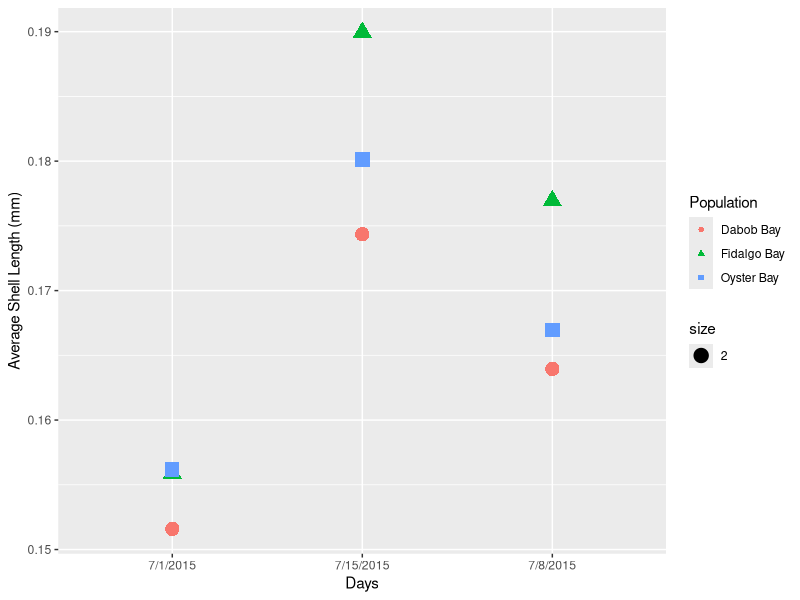

Reproduce this figure in R.
## ---- chunk 1
library(dplyr)
library(ggplot2)
## ---- chunk 2

PS_larvae <- read.csv("../raw_data/Copy of PS_Larvae.csv")
oyster_tile_size <- read.csv("../raw_data/Copy of Oyster Tile Size Data.csv")
larval_counts <- read.csv("../raw_data/Copy of Larval counts - Day 1-By Family.csv")
## ---- chunk 3

popul_days <- group_by(PS_larvae, Population, Date)
#averge length for each population
avg_l_popul <- summarize(popul_days, mean_l = mean(Average_Length), na.rm = TRUE)
#scatterplot of days vs length for each population with a line of best fit for each population
daysvslength <- ggplot(data = avg_l_popul, mapping = aes(x = Date, y = mean_l, group = Population)) +
  geom_point(aes(shape = Population, color = Population, size = 2)) +
  labs(x = "Days", y = "Average Shell Length (mm)")
print(daysvslength)
